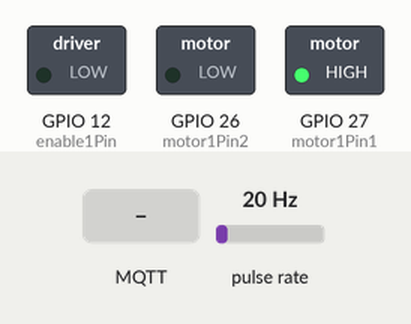
Recording of a sketch running on a simulated ESP32. On the bench: switched loads named in the sketch (green lamp = pin HIGH). Wiring (inferred from the names in the program): pulse sensor: data GPIO 13. The test bench sets the inputs (shaded band); at power-on: pulse rate 20 Hz. WiFi joins after 1.5 s; servers stay silent unless stated; random numbers use the default seed unless the sketch sets one; no MQTT or app messages arrive unless stated; what the sketch prints to the serial monitor is not drawn.

Above: at 2.7 s.
2.8 s: MQTT message "5" arrives on the first subscribed topic
At 4.0 s:
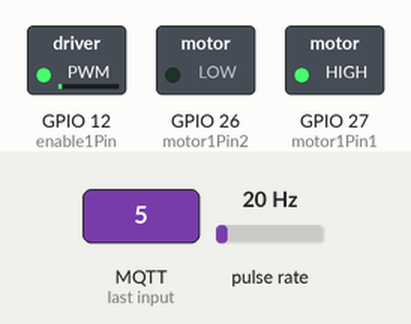
4.3 s: MQTT message "90" arrives on the first subscribed topic
At 5.2 s:
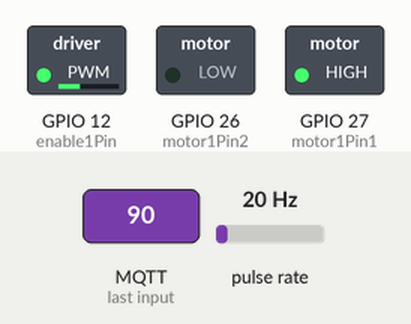
5.8 s: MQTT message "200" arrives on the first subscribed topic
At 6.2 s:
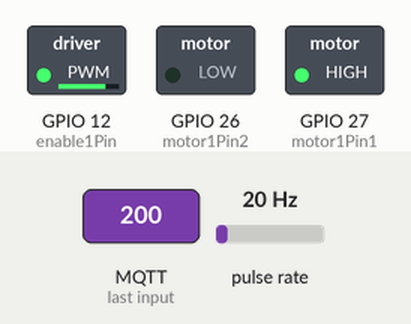
7.3 s: MQTT message "stop" arrives on the first subscribed topic
At 8.7 s:
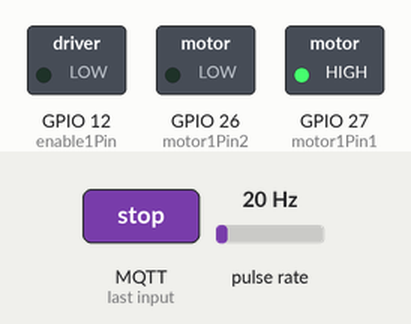
Timing chart, 0 to 9.8 s (numbered marks = the images above; inputs shaded):
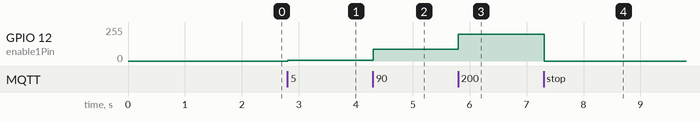

Measured:
- after the input at 2.8 s, GPIO 12 (enable1Pin): 0/255 → 5/255 at once
- after the input at 4.3 s, GPIO 12 (enable1Pin): 5/255 → 90/255 at once
- after the input at 5.8 s, GPIO 12 (enable1Pin): 90/255 → 199/255 at once
- after the input at 7.3 s, GPIO 12 (enable1Pin): 199/255 → 0/255 at once

The sketch:

sketch_dec23a.ino
```cpp
#include <WiFi.h>
#include <PubSubClient.h>

// ==========================================
// 1. KONFIGURASI WIFI & MQTT
// ==========================================
const char* ssid = "Uuu";
const char* password = "ixhspwiw";

const char* mqtt_server = "broker.emqx.io";
const char* mqtt_topic = "upn/fauzan/motor/pwm";      // Topic Slider (HP -> ESP32) | Kirim 0-255
const char* mqtt_pub_topic = "upn/fauzan/motor/rpm_reading"; // Topic RPM (ESP32 -> HP)

WiFiClient espClient;
PubSubClient client(espClient);

// ==========================================
// 2. KONFIGURASI MOTOR & PIN
// ==========================================
int motor1Pin1 = 27;
int motor1Pin2 = 26;
int enable1Pin = 12;
const byte pin_rpm = 13;

// PWM Properties
const int freq = 30000;
const int pwmChannel = 0;
const int resolution = 8; // 8-bit artinya nilai PWM 0 - 255

// ==========================================
// 3. VARIABEL RPM & PWM
// ==========================================
volatile unsigned long rev = 0;
unsigned long last_rev_count = 0;
unsigned long last_rpm_time = 0;

float rpm = 0;
float rpm_filtered = 0;

// Variabel Kontrol
int targetPWM = 0; // Nilai PWM langsung (0-255) yang diterima dari MQTT

unsigned long ts = 0, new_ts = 0;

// Interrupt Service Routine
void IRAM_ATTR isr() {
  rev++;
}

// ==========================================
// 4. FUNGSI WIFI & MQTT
// ==========================================
void setup_wifi() {
  delay(10);
  Serial.print("\nConnecting to ");
  Serial.println(ssid);
  WiFi.begin(ssid, password);
  while (WiFi.status() != WL_CONNECTED) {
    delay(500);
    Serial.print(".");
  }
  Serial.println("\nWiFi connected. IP: ");
  Serial.println(WiFi.localIP());
}

void callback(char* topic, byte* message, unsigned int length) {
  String msg = "";
  for (int i = 0; i < length; i++) {
    msg += (char)message[i];
  }
  msg.trim();

  Serial.print("MQTT Received: ");
  Serial.println(msg);

  if (msg == "stop" || msg == "off") {
    targetPWM = 0;
    Serial.println("Motor STOP (PWM 0)");
  }
  else {
    float val = msg.toFloat();
    // Batas aman input PWM (harus 0 - 255 untuk resolusi 8-bit)
    if (val >= 0 && val <= 255) {
      targetPWM = (int)val;
      Serial.print("New PWM Set: ");
      Serial.println(targetPWM);
    }
    else if (val > 255) {
        targetPWM = 255; // Cap di maks jika slider berlebih
        Serial.println("Value too high, capped at 255");
    }
  }
}

void reconnect() {
  while (!client.connected()) {
    Serial.print("Attempting MQTT connection...");
    String clientId = "ESP32_Caezar_" + String(random(0xffff), HEX);

    if (client.connect(clientId.c_str())) {
      Serial.println("connected");
      client.subscribe(mqtt_topic);
    } else {
      Serial.print("failed, rc=");
      Serial.print(client.state());
      delay(5000);
    }
  }
}

// ==========================================
// 5. LOGIKA HITUNG RPM (Hanya Monitoring)
// ==========================================
void calculateRPM() {
  unsigned long current_time = millis();
  unsigned long time_elapsed = current_time - last_rpm_time;

  if (time_elapsed >= 1000) {
    noInterrupts();
    unsigned long current_rev = rev;
    interrupts();

    int holes = 2; // Sesuaikan dengan jumlah lubang encoder disk
    float rotations = (float)(current_rev - last_rev_count) / holes;
    rpm = (rotations * 60000.0) / time_elapsed;

    rpm_filtered = 0.7 * rpm_filtered + 0.3 * rpm;

    last_rev_count = current_rev;
    last_rpm_time = current_time;
  }
}

// ==========================================
// 6. SETUP & LOOP
// ==========================================
void setup() {
  Serial.begin(115200);

  pinMode(motor1Pin1, OUTPUT);
  pinMode(motor1Pin2, OUTPUT);
  pinMode(enable1Pin, OUTPUT);
  pinMode(pin_rpm, INPUT_PULLUP);

  attachInterrupt(digitalPinToInterrupt(pin_rpm), isr, RISING);

  ledcSetup(pwmChannel, freq, resolution);
  ledcAttachPin(enable1Pin, pwmChannel);

  // Set Arah Putaran Motor
  digitalWrite(motor1Pin1, HIGH);
  digitalWrite(motor1Pin2, LOW);

  setup_wifi();
  client.setServer(mqtt_server, 1883);
  client.setCallback(callback);

  ts = millis();
  last_rpm_time = millis();
}

void loop() {
  // 1. MQTT Handler
  if (!client.connected()) {
    reconnect();
  }
  client.loop();

  // 2. Terapkan PWM langsung ke Motor
  // Nilai ini diupdate langsung dari fungsi callback saat ada pesan masuk
  ledcWrite(pwmChannel, targetPWM);

  // 3. Baca RPM (Hanya untuk dikirim balik ke HP sebagai monitoring)
  calculateRPM();

  // 4. Kirim Data RPM ke HP (Setiap 1 detik)
  new_ts = millis();
  if (new_ts - ts >= 1000) {
    ts = new_ts;

    // Debug ke Serial
    Serial.print("PWM Input: "); Serial.print(targetPWM);
    Serial.print(" | Actual RPM: "); Serial.println(rpm);

    // Kirim ke HP
    String dataRPM = String(rpm);
    client.publish(mqtt_pub_topic, dataRPM.c_str());
  }

  delay(10);
}
```
